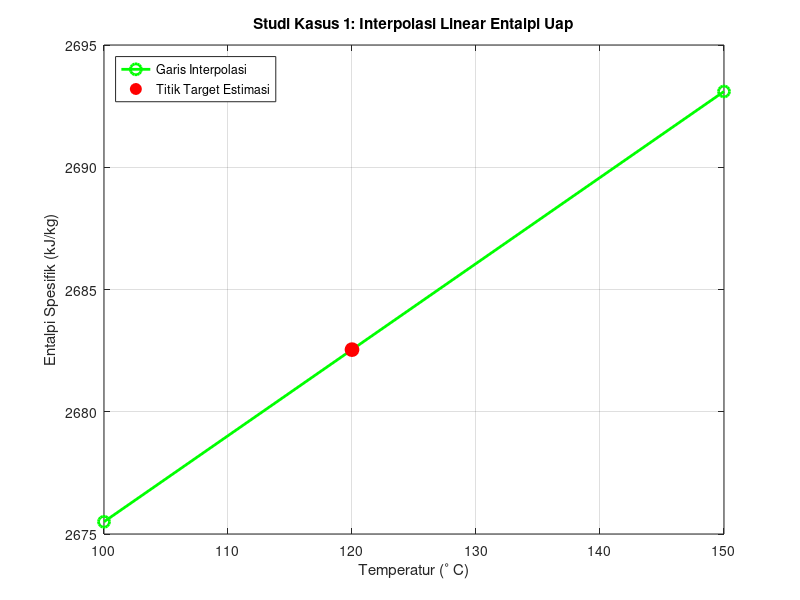
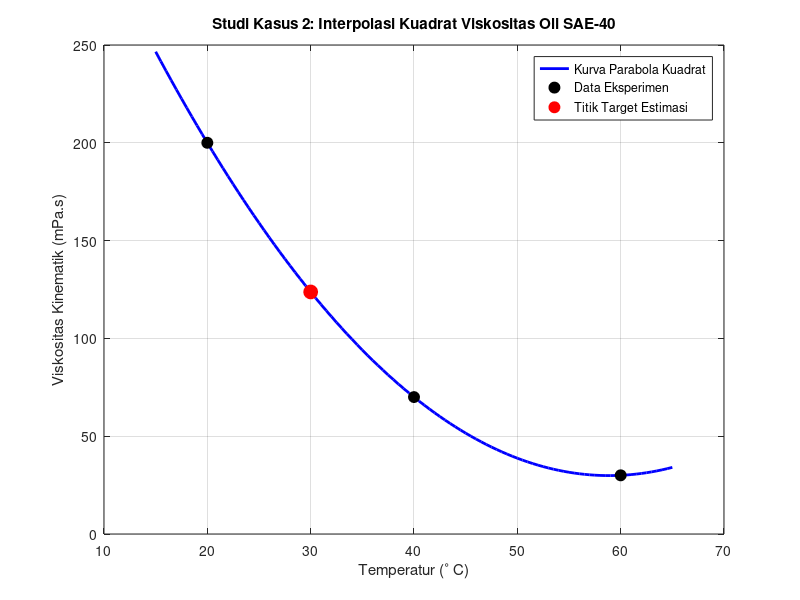
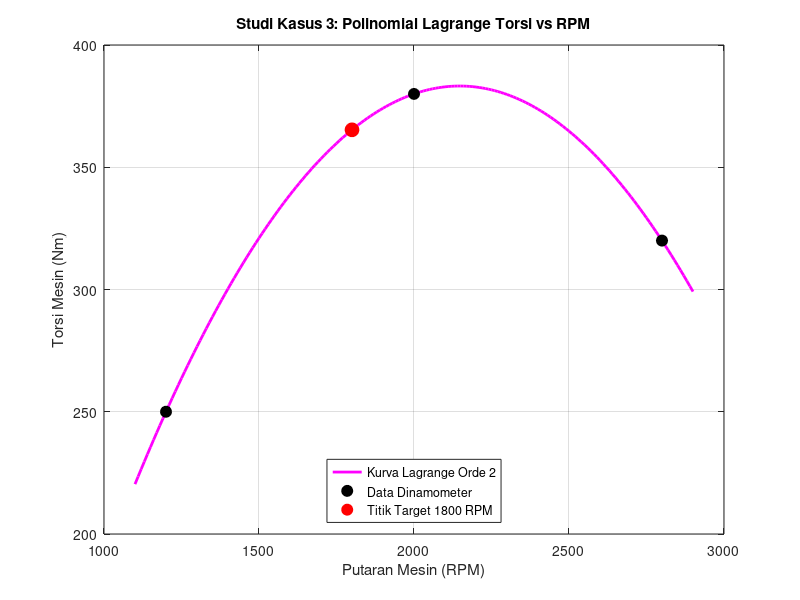
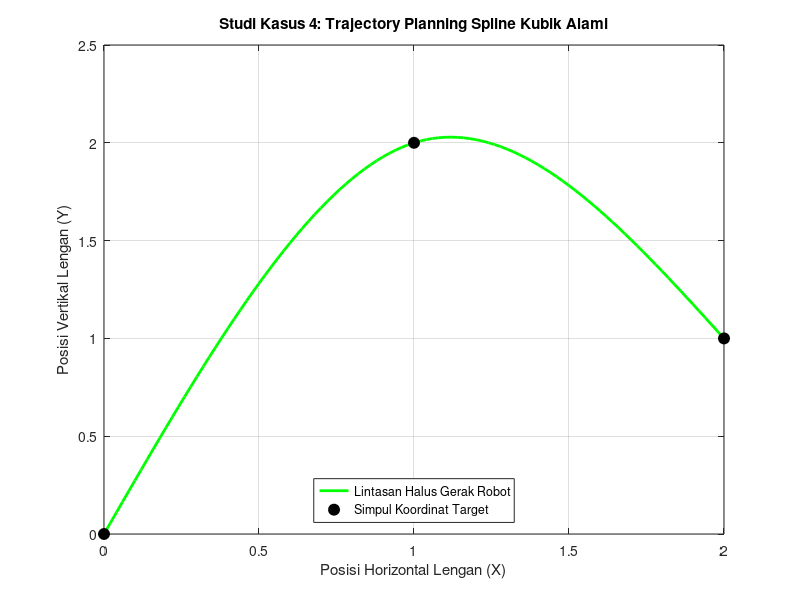

Write MATLAB code to recreate these figures, in order.
clear; clc; close all;

%% STUDI KASUS 1: INTERPOLASI LINEAR (Tabel Uap Termodinamika)
fprintf('==================================================\n');
fprintf('STUDI KASUS 1: INTERPOLASI LINEAR (STEAM TABLE)\n');
fprintf('==================================================\n');

% Definisi data input
x0 = 100; y0 = 2675.5;
x1 = 150; y1 = 2693.1;
x_target1 = 120;

% Perhitungan menggunakan rumus eksplisit
y_pred1 = y0 + ((y1 - y0) / (x1 - x0)) * (x_target1 - x0);

fprintf('Data Acuan : (x0 = %d, y0 = %.1f) dan (x1 = %d, y1 = %.1f)\n', x0, y0, x1, y1);
fprintf('Target T   : %d ^\circ C\n', x_target1);
fprintf('Hasil h    : %.2f kJ/kg\n\n', y_pred1);

% Plot Grafik Kasus 1
figure(1);
plot([x0, x1], [y0, y1], 'g-o', 'LineWidth', 2, 'MarkerSize', 8); hold on;
plot(x_target1, y_pred1, 'ro', 'MarkerFaceColor', 'r', 'MarkerSize', 10);
grid on;
title('Studi Kasus 1: Interpolasi Linear Entalpi Uap');
xlabel('Temperatur (^\circ C)');
ylabel('Entalpi Spesifik (kJ/kg)');
legend('Garis Interpolasi', 'Titik Target Estimasi', 'Location', 'NorthWest');


%% STUDI KASUS 2: INTERPOLASI KUADRAT (Viskositas Oli Mesin)
fprintf('==================================================\n');
fprintf('STUDI KASUS 2: INTERPOLASI KUADRAT (VISKOSITAS OLI)\n');
fprintf('==================================================\n');

% Definisi vektor data (3 titik)
x_oli = [20; 40; 60];
y_oli = [200; 70; 30];
x_target2 = 30;

% Mencari koefisien beda terbagi Newton Orde 2
b0 = y_oli(1);
b1 = (y_oli(2) - y_oli(1)) / (x_oli(2) - x_oli(1));

gradien_kanan = (y_oli(3) - y_oli(2)) / (x_oli(3) - x_oli(2));
b2 = (gradien_kanan - b1) / (x_oli(3) - x_oli(1));

% Hitung nilai taksiran pada titik target
y_pred2 = b0 + b1*(x_target2 - x_oli(1)) + b2*(x_target2 - x_oli(1))*(x_target2 - x_oli(2));

fprintf('Koefisien Newton : b0 = %.2f, b1 = %.2f, b2 = %.4f\n', b0, b1, b2);
fprintf('Target T         : %d ^\circ C\n', x_target2);
fprintf('Estimasi Viskositas: %.2f mPa.s\n\n', y_pred2);

% Generasi kurva mulus untuk representasi fungsi parabola kuadratik
x_kurva = 15:0.5:65;
y_kurva = b0 + b1.*(x_kurva - x_oli(1)) + b2.*(x_kurva - x_oli(1)).*(x_kurva - x_oli(2));

% Plot Grafik Kasus 2
figure(2);
plot(x_kurva, y_kurva, 'b-', 'LineWidth', 2); hold on;
plot(x_oli, y_oli, 'ko', 'MarkerFaceColor', 'k', 'MarkerSize', 8);
plot(x_target2, y_pred2, 'ro', 'MarkerFaceColor', 'r', 'MarkerSize', 10);
grid on;
title('Studi Kasus 2: Interpolasi Kuadrat Viskositas Oli SAE-40');
xlabel('Temperatur (^\circ C)');
ylabel('Viskositas Kinematik (mPa.s)');
legend('Kurva Parabola Kuadrat', 'Data Eksperimen', 'Titik Target Estimasi');


%% STUDI KASUS 3: INTERPOLASI POLINOMIAL LAGRANGE (Torsi Mesin Diesel vs RPM)
fprintf('==================================================\n');
fprintf('STUDI KASUS 3: INTERPOLASI LAGRANGE (TORSI MESIN)\n');
fprintf('==================================================\n');

% Representasi Titik Data Dinamometer
x_rpm = [1200; 2000; 2800];
y_torsi = [250; 380; 320];
x_target3 = 1800;

% Perhitungan Fungsi Pembobot Lagrange Orde Dua
L0 = ((x_target3 - x_rpm(2)) * (x_target3 - x_rpm(3))) / ((x_rpm(1) - x_rpm(2)) * (x_rpm(1) - x_rpm(3)));
L1 = ((x_target3 - x_rpm(1)) * (x_target3 - x_rpm(3))) / ((x_rpm(2) - x_rpm(1)) * (x_rpm(2) - x_rpm(3)));
L2 = ((x_target3 - x_rpm(1)) * (x_target3 - x_rpm(2))) / ((x_rpm(3) - x_rpm(1)) * (x_rpm(3) - x_rpm(2)));

% Hitung Prediksi Torsi Akhir
y_pred3 = (L0 * y_torsi(1)) + (L1 * y_torsi(2)) + (L2 * y_torsi(3));

fprintf('Pembobot Lagrange: L0 = %.5f, L1 = %.5f, L2 = %.5f\n', L0, L1, L2);
fprintf('Target Kecepatan : %d RPM\n', x_target3);
fprintf('Estimasi Torsi   : %.4f Nm\n\n', y_pred3);

% Generasi Plot Kurva Kontinu Lagrange
x_kurva3 = 1100:10:2900;
y_kurva3 = zeros(size(x_kurva3));
for idx = 1:length(x_kurva3)
    x_val = x_kurva3(idx);
    l0_c = ((x_val - x_rpm(2)) * (x_val - x_rpm(3))) / ((x_rpm(1) - x_rpm(2)) * (x_rpm(1) - x_rpm(3)));
    l1_c = ((x_val - x_rpm(1)) * (x_val - x_rpm(3))) / ((x_rpm(2) - x_rpm(1)) * (x_rpm(2) - x_rpm(3)));
    l2_c = ((x_val - x_rpm(1)) * (x_val - x_rpm(2))) / ((x_rpm(3) - x_rpm(1)) * (x_rpm(3) - x_rpm(2)));
    y_kurva3(idx) = l0_c*y_torsi(1) + l1_c*y_torsi(2) + l2_c*y_torsi(3);
end

figure(3);
plot(x_kurva3, y_kurva3, 'm-', 'LineWidth', 2); hold on;
plot(x_rpm, y_torsi, 'ko', 'MarkerFaceColor', 'k', 'MarkerSize', 8);
plot(x_target3, y_pred3, 'ro', 'MarkerFaceColor', 'r', 'MarkerSize', 10);
grid on;
title('Studi Kasus 3: Polinomial Lagrange Torsi vs RPM');
xlabel('Putaran Mesin (RPM)');   ylabel('Torsi Mesin (Nm)');
legend('Kurva Lagrange Orde 2', 'Data Dinamometer', 'Titik Target 1800 RPM', 'Location', 'South');


%% STUDI KASUS 4: INTERPOLASI NATURAL CUBIC SPLINE (Lintasan Lengan Robot)
fprintf('==================================================\n');
fprintf('STUDI KASUS 4: NATURAL CUBIC SPLINE (LINTASAN ROBOT)\n');
fprintf('==================================================\n');

x_robot = [0; 1; 2];
y_robot = [0; 2; 1];

% Penentuan Solusi Momen Simultan dari Hitungan Aljabar Manual
M0 = 0;
M1 = -4.5;
M2 = 0;
M = [M0; M1; M2];

fprintf('Nilai Solusi Momen Kelengkungan Simpul:\n');
fprintf('M0 = %.1f | M1 = %.1f | M2 = %.1f\n', M(1), M(2), M(3));
fprintf('Status Sambungan : Kontinu Kontrol Orde 2 (Mulus)\n\n');

% Generasi Plot Kontinu Spline Kubik
x_kurva4 = 0:0.02:2;
y_kurva4 = zeros(size(x_kurva4));

for idx = 1:length(x_kurva4)
    x = x_kurva4(idx);
    if x <= 1
        % Evaluasi S0(x) pada interval [0, 1] dengan h0 = 1
        y_kurva4(idx) = (M(1)/6)*(1-x)^3 + (M(2)/6)*(x-0)^3 + (y_robot(1) - M(1)/6)*(1-x) + (y_robot(2) - M(2)/6)*(x-0);
    else
        % Evaluasi S1(x) pada interval [1, 2] dengan h1 = 1
        y_kurva4(idx) = (M(2)/6)*(2-x)^3 + (M(3)/6)*(x-1)^3 + (y_robot(2) - M(2)/6)*(2-x) + (y_robot(3) - M(3)/6)*(x-1);
    end
end

figure(4);
plot(x_kurva4, y_kurva4, 'g-', 'LineWidth', 2); hold on;
plot(x_robot, y_robot, 'ko', 'MarkerFaceColor', 'k', 'MarkerSize', 8);
grid on;
title('Studi Kasus 4: Trajectory Planning Spline Kubik Alami');
xlabel('Posisi Horizontal Lengan (X)');
ylabel('Posisi Vertikal Lengan (Y)');
legend('Lintasan Halus Gerak Robot', 'Simpul Koordinat Target', 'Location', 'South');
